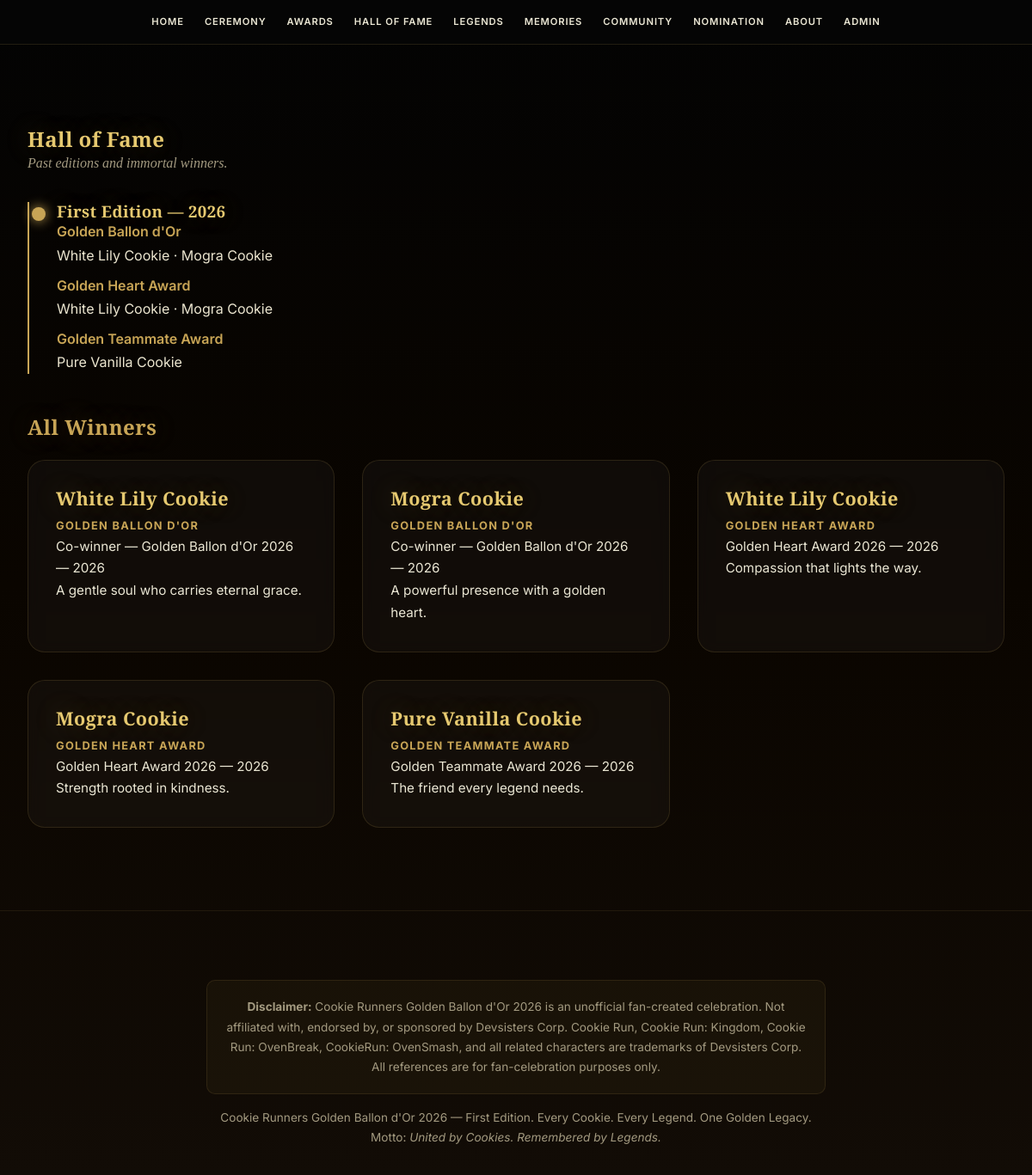
Page /hall-of-fame on the committed database.
### tables this page shows
CREATE TABLE winners
                 (id INTEGER PRIMARY KEY AUTOINCREMENT,
                  category_id INTEGER, name TEXT, role_text TEXT,
                  year INTEGER, image_path TEXT, description TEXT);

CREATE TABLE categories
                 (id INTEGER PRIMARY KEY AUTOINCREMENT,
                  name TEXT UNIQUE, slug TEXT UNIQUE, description TEXT);

### routes.py (the view)
    @app.route("/hall-of-fame")
    def hall_of_fame():
        winners = get_all_winners()
        return render_template("hall_of_fame.html", winners=winners)

### database.py (called while the page is built)
def get_all_winners():
    conn = sqlite3.connect(DB_PATH)
    conn.row_factory = sqlite3.Row
    c = conn.cursor()
    c.execute("SELECT w.*, c.name as category_name FROM winners w JOIN categories c ON w.category_id = c.id ORDER BY w.year DESC, w.id")
    rows = c.fetchall()
    conn.close()
    return [dict(r) for r in rows]

### templates/hall_of_fame.html (shortened to what this page needs)
{% extends "base.html" %}
{% block content %}
<section>
  <h1>Hall of Fame</h1>
  <p class="subtitle">Past editions and immortal winners.</p>
  <div class="timeline">
    <div class="timeline-item">
      <h3>First Edition — 2026</h3>
      <p style="color:var(--gold);font-weight:600;">Golden Ballon d'Or</p>
      <p>White Lily Cookie · Mogra Cookie</p>
      <p style="color:var(--gold);font-weight:600;margin-top:0.5rem;">Golden Heart Award</p>
      <p>White Lily Cookie · Mogra Cookie</p>
      <p style="color:var(--gold);font-weight:600;margin-top:0.5rem;">Golden Teammate Award</p>
      <p>Pure Vanilla Cookie</p>
    </div>
  </div>
  <h2 style="margin-top:3rem;">All Winners</h2>
  <div class="card-grid" style="margin-top:1.5rem;">
    {% for w in winners %}
    <article class="card">
      <h3>{{ w.name }}</h3>
      <p class="role">{{ w.category_name }}</p>
      <p>{{ w.role_text }} — {{ w.year }}</p>
      <p>{{ w.description }}</p>
    </article>
    {% endfor %}
  </div>
</section>
{% endblock %}

### templates/base.html (shortened to what this page needs)
<!DOCTYPE html>
<html lang="en">
<head>
<link rel="stylesheet" href="/static/css/style.css">
</head>
<body>
<nav aria-label="Main navigation">
  <a href="/">Home</a>
  <a href="/ceremony">Ceremony</a>
  <a href="/awards">Awards</a>
  <a href="/hall-of-fame">Hall of Fame</a>
  <a href="/legends">Legends</a>
  <a href="/memories">Memories</a>
  <a href="/community">Community</a>
  <a href="/nomination">Nomination</a>
  <a href="/about">About</a>
  <a href="/admin/login">Admin</a>
</nav>
<main>
{% block content %}{% endblock %}
</main>
<footer>
  <div class="disclaimer">
    <strong>Disclaimer:</strong> Cookie Runners Golden Ballon d'Or 2026 is an unofficial fan-created celebration. Not affiliated with, endorsed by, or sponsored by Devsisters Corp. Cookie Run, Cookie Run: Kingdom, Cookie Run: OvenBreak, CookieRun: OvenSmash, and all related characters are trademarks of Devsisters Corp. All references are for fan-celebration purposes only.
  </div>
  <p>Cookie Runners Golden Ballon d'Or 2026 — First Edition. Every Cookie. Every Legend. One Golden Legacy.</p>
  <p>Motto: <em>United by Cookies. Remembered by Legends.</em></p>
</footer>
</body>
</html>

### static/css/style.css (style rules this page uses)
:root { --gold: #c8a556; --gold-light: #e6c970; --gold-dark: #8a6e24; --champagne: #f2e0b0; --ivory: #f7f2e0; --rainbow: linear-gradient(90deg, #c8a556, #e6c970, #d4a8f7, #a6d8f7, #c8a556); --black: #060606; --black-deep: #030303; --cream: #ece6d0; --cream-soft: #ebe7d4; --text-muted: #a39a80; --shadow-gold: rgba(200,165,86,0.35); }
* { margin: 0; padding: 0; box-sizing: border-box; }
html { scroll-behavior: smooth; }
body { background: linear-gradient(180deg, var(--black-deep) 0%, #0a0500 50%, #120c06 100%); color: var(--cream); font-family: 'Inter', system-ui, sans-serif; overflow-x: hidden; line-height: 1.7; -webkit-font-smoothing: antialiased; -moz-osx-font-smoothing: grayscale; }
h1, h2, h3, .display { font-family: 'Playfair Display', Georgia, serif; letter-spacing: 0.02em; line-height: 1.15; color: var(--gold-light); text-shadow: 0 0 30px rgba(200,165,86,0.25); }
h1 { font-weight: 900; }
h2 { font-weight: 700; color: var(--gold); }
.subtitle { font-family: 'Cormorant Garamond', serif; font-style: italic; color: var(--text-muted); }
nav { position: sticky; top: 0; z-index: 200; background: rgba(6,6,6,0.88); backdrop-filter: blur(14px); border-bottom: 1px solid rgba(200,165,86,0.15); padding: 1rem 2rem; display: flex; gap: 1.5rem; align-items: center; justify-content: center; flex-wrap: wrap; }
nav a { color: var(--cream-soft); text-decoration: none; font-weight: 600; letter-spacing: 0.08em; text-transform: uppercase; font-size: 0.7rem; transition: color .3s; position: relative; white-space: nowrap; }
nav a::after { content: ''; position: absolute; bottom: -4px; left: 50%; width: 0; height: 2px; background: var(--gold); transition: .3s; transform: translateX(-50%); }
section { padding: 6rem 2rem; max-width: 1200px; margin: 0 auto; }
.card-grid { display: grid; gap: 2rem; grid-template-columns: repeat(auto-fit, minmax(300px, 1fr)); }
.card { background: rgba(255,255,255,0.03); border: 1px solid rgba(200,165,86,0.15); border-radius: 20px; padding: 2rem; transition: all .4s; backdrop-filter: blur(8px); }
.card h3 { color: var(--gold-light); font-size: 1.35rem; margin-bottom: 0.5rem; }
.card .role { color: var(--gold); font-weight: 700; font-size: 0.8rem; letter-spacing: 0.1em; text-transform: uppercase; }
.card p { color: var(--cream-soft); font-size: 0.95rem; }
.timeline { position: relative; border-left: 2px solid var(--gold); padding-left: 2rem; margin-top: 2rem; }
.timeline-item { margin-bottom: 3rem; position: relative; }
.timeline-item::before { content: ''; position: absolute; left: -29px; top: 6px; width: 16px; height: 16px; background: var(--gold); border-radius: 50%; box-shadow: 0 0 14px var(--gold); }
footer { text-align: center; padding: 4rem 2rem 2rem; border-top: 1px solid rgba(200,165,86,0.1); color: var(--text-muted); font-size: 0.85rem; }
footer .disclaimer { max-width: 720px; margin: 1rem auto; background: rgba(200,165,86,0.05); border: 1px solid rgba(200,165,86,0.12); border-radius: 10px; padding: 1.2rem; }

### rows in the picture
winners: name "White Lily Cookie", category_name "GOLDEN BALLON D'OR", role_text "Co-winner — Golden Ballon d'Or 2026", year "2026", description "A gentle soul who carries eternal grace."
winners: name "Mogra Cookie", category_name "GOLDEN BALLON D'OR", role_text "Co-winner — Golden Ballon d'Or 2026", year "2026", description "A powerful presence with a golden heart."
winners: name "White Lily Cookie", category_name "GOLDEN HEART AWARD", role_text "Golden Heart Award 2026", year "2026", description "Compassion that lights the way."
winners: name "Mogra Cookie", category_name "GOLDEN HEART AWARD", role_text "Golden Heart Award 2026", year "2026", description "Strength rooted in kindness."
winners: name "Pure Vanilla Cookie", category_name "GOLDEN TEAMMATE AWARD", role_text "Golden Teammate Award 2026", year "2026", description "The friend every legend needs."
